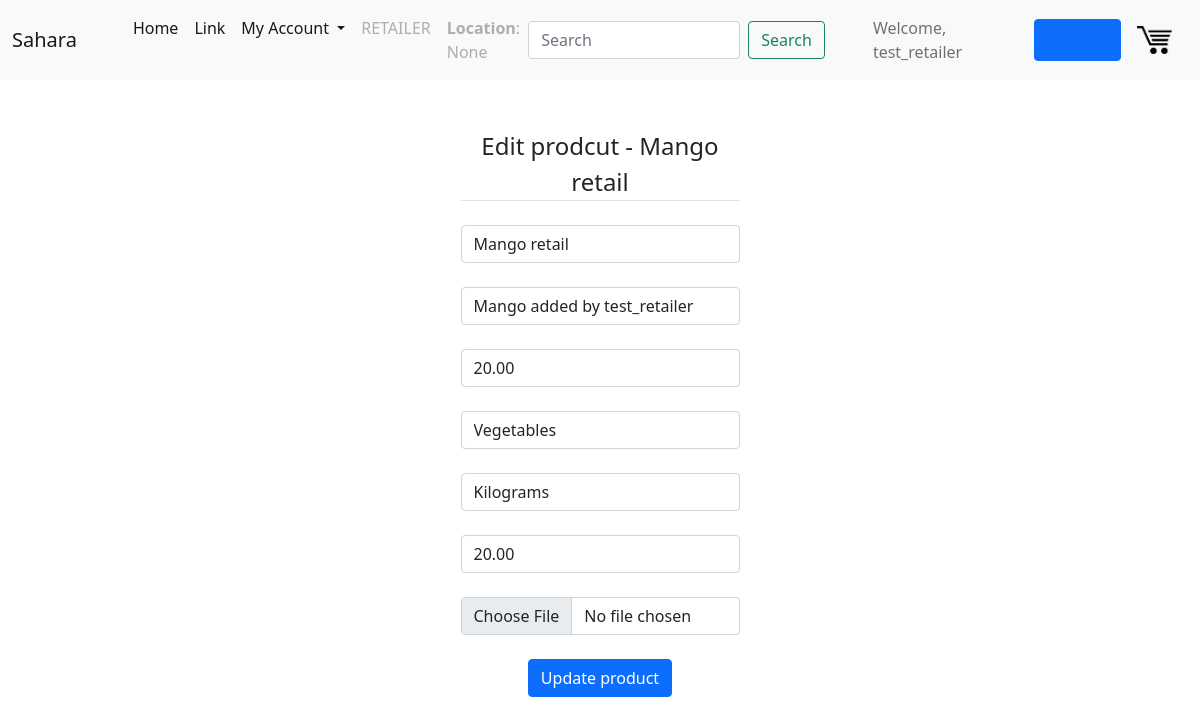
/product/7/update/ (signed in), run on an earlier commit of the app's database.
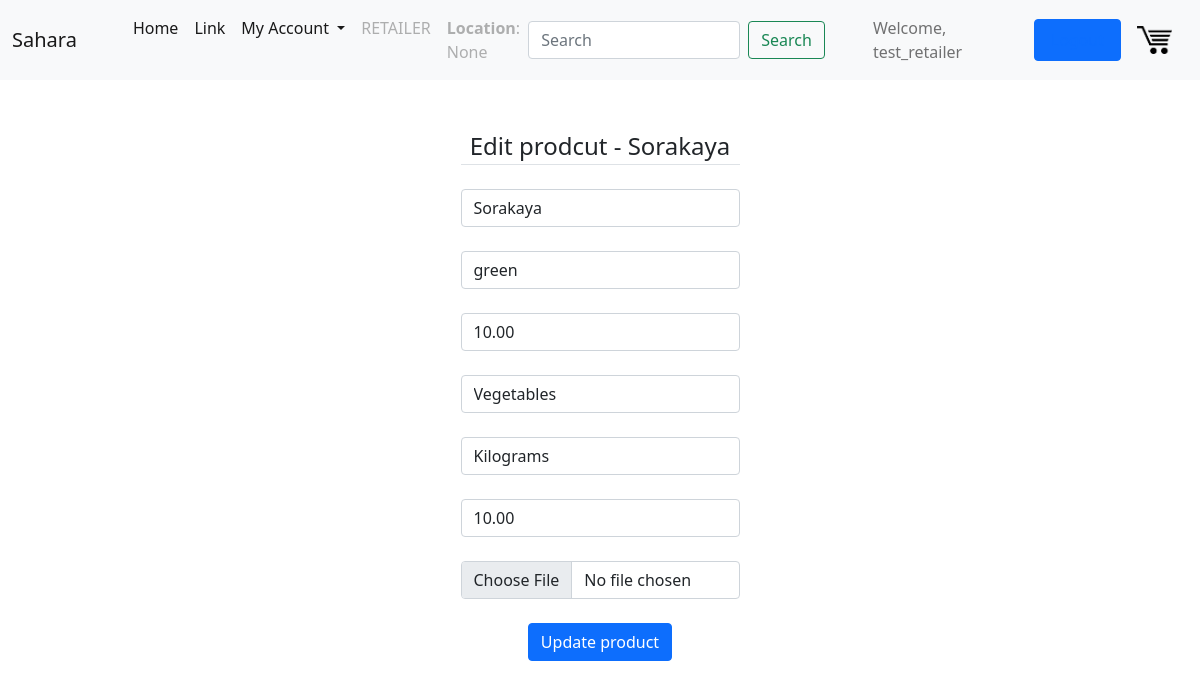
And on a later commit of the database.
### core/models.py (models this page shows, shortened)
class Product(models.Model):
    seller = models.ForeignKey(User, on_delete = models.CASCADE, related_name="seller")
    date_posted = models.DateTimeField(auto_now_add=True)
    stock = models.DecimalField(max_digits=20, decimal_places=2, default=0.00, validators=[MinValueValidator(Decimal('0.00'))])
    title = models.CharField(max_length=255)
    content = models.TextField(blank=True, null=True)
    img = models.FileField(default = "default.png", upload_to = "", blank=True, null=True)
    rating = models.DecimalField(max_digits=3, decimal_places=2, default=0.00, validators=[MinValueValidator(Decimal('0.00'))])
    tags = models.CharField(
        max_length = 20,
        choices = CAT_CHOICES,
        default = 'vegetables',
    )
    measurment_unit = models.CharField(
        max_length = 5,
        choices = UNIT_CHOICES,
        default = 'kg',
    )
    price_per_unit = models.DecimalField(max_digits=20, decimal_places=2, validators=[MinValueValidator(Decimal('0.00'))])

### core/views.py (the view, shortened to what this page needs)
# urls.py: path('product/<int:pk>/update/', ProductUpdateView.as_view(), name='prod-update'),
class ProductUpdateView(LoginRequiredMixin, UserPassesTestMixin, UpdateView):
    model = Product
    fields = ['title', 'content', 'img', 'stock', 'tags', 'measurment_unit', 'price_per_unit']
    template_name = 'core/prod_update.html'
    context_object_name = 'prod'
    def test_func(self):
        product = self.get_object()
        return (self.request.user == product.seller)

### core/templates/core/prod_update.html (shortened to what this page needs)
{% extends "core/base.html" %}
{% load crispy_forms_tags %}
{% block content %}
<center>
    <div class="content-section w-25 align-items-center"  style="position:relative;top:3em;">
       <form method="POST" enctype="multipart/form-data">
           <legend class="border-bottom mb-4">Edit prodcut - {{ prod.title }}</legend>
          <div class="form-outline mb-4">
            <input name="title" type="text" value="{{ prod.title }}" class="form-control" />
         </div>
          <div class="form-outline mb-4">
             <input name="content" type="text" value="{{ prod.content }}" class="form-control" placeholder="{% if prod.content != '' %}{{ prod.content }}{% else %}No Description given{% endif %}"/>
          </div>
          <div class="form-outline mb-4">
            <input name="stock" type="number" class="form-control" value="{{ prod.stock }}"/>
         </div>
         <div class="form-outline mb-4">
            <select name="tags" class="form-control" value = "{{ prod.tags }}">
               <option value="vegetables" selected>Vegetables</option>
            </select>
         </div>
         <div class="form-outline mb-4">
            <select name="measurment_unit" class="form-control" value = "{{ prod.measurment_unit }}">
               <option value="kg">Kilograms</option>
            </select>
         </div>
         <div class="form-outline mb-4">
            <input name="price_per_unit" type="number" step = "0.01" min="0" id="form1Example1" class="form-control" value = "{{ prod.price_per_unit }}"/>
         </div>
         <div class="form-outline mb-4">
            <input type="file" name="img" id="form1Example1" class="form-control" accept="image/*">
         </div>
          <button type="submit" value="Save" class="btn btn-primary btn-block">Update product</button>
       </form>
       <br>
</div>
</center>
{% endblock content %}

What changed in the data, as far as the page shows it:
changed Product "Vegetables": title "Mango retail" → "Sorakaya"; content "Mango added by test_retailer" → "green"; stock "20.00" → "10.00"; price_per_unit "20.00" → "10.00"
